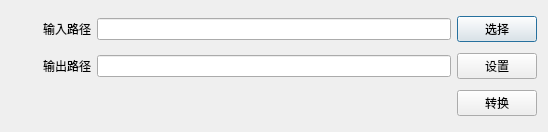
<?xml version="1.0" encoding="UTF-8"?>
<ui version="4.0">
 <class>FormatConvert</class>
 <widget class="QDialog" name="FormatConvert">
  <property name="geometry">
   <rect>
    <x>0</x>
    <y>0</y>
    <width>548</width>
    <height>132</height>
   </rect>
  </property>
  <property name="sizePolicy">
   <sizepolicy hsizetype="Fixed" vsizetype="Fixed">
    <horstretch>0</horstretch>
    <verstretch>0</verstretch>
   </sizepolicy>
  </property>
  <property name="minimumSize">
   <size>
    <width>548</width>
    <height>132</height>
   </size>
  </property>
  <property name="maximumSize">
   <size>
    <width>548</width>
    <height>132</height>
   </size>
  </property>
  <property name="windowTitle">
   <string>FormatConvert</string>
  </property>
  <layout class="QVBoxLayout" name="verticalLayout">
   <item>
    <layout class="QHBoxLayout" name="horizontalLayout">
     <item>
      <widget class="QLabel" name="labelSrcPath">
       <property name="minimumSize">
        <size>
         <width>80</width>
         <height>0</height>
        </size>
       </property>
       <property name="text">
        <string>输入路径</string>
       </property>
       <property name="alignment">
        <set>Qt::AlignRight|Qt::AlignTrailing|Qt::AlignVCenter</set>
       </property>
      </widget>
     </item>
     <item>
      <widget class="QLineEdit" name="lineEditDicomPath"/>
     </item>
     <item>
      <widget class="QPushButton" name="pBtnSelectSrcPath">
       <property name="text">
        <string>选择</string>
       </property>
      </widget>
     </item>
    </layout>
   </item>
   <item>
    <layout class="QHBoxLayout" name="horizontalLayout_2">
     <item>
      <widget class="QLabel" name="labelDstPath">
       <property name="minimumSize">
        <size>
         <width>80</width>
         <height>0</height>
        </size>
       </property>
       <property name="text">
        <string>输出路径</string>
       </property>
       <property name="alignment">
        <set>Qt::AlignRight|Qt::AlignTrailing|Qt::AlignVCenter</set>
       </property>
      </widget>
     </item>
     <item>
      <widget class="QLineEdit" name="lineEditNiiPath"/>
     </item>
     <item>
      <widget class="QPushButton" name="pBtnSetDstPath">
       <property name="text">
        <string>设置</string>
       </property>
      </widget>
     </item>
    </layout>
   </item>
   <item>
    <layout class="QHBoxLayout" name="horizontalLayout_3">
     <item>
      <spacer name="horizontalSpacer">
       <property name="orientation">
        <enum>Qt::Horizontal</enum>
       </property>
       <property name="sizeHint" stdset="0">
        <size>
         <width>40</width>
         <height>20</height>
        </size>
       </property>
      </spacer>
     </item>
     <item>
      <widget class="QPushButton" name="pBtnStartConvert">
       <property name="text">
        <string>转换</string>
       </property>
      </widget>
     </item>
    </layout>
   </item>
  </layout>
 </widget>
 <layoutdefault spacing="6" margin="11"/>
 <resources/>
 <connections/>
</ui>
